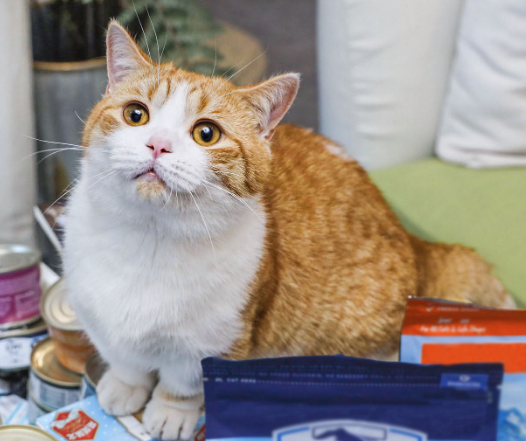
//> input picture pictures/zhupi.png, 526 x 441 px
$ ./main   (built with g++ and OpenCV 4)
//> lines starting //> are read from the running program, lines starting //| are printed output that depends on the picture; after the words box and inside, x2 and y2 are one past the last pixel; in counts of white or black regions, pixels touching at a corner belong together
/**
 * @brief: 漫水填充算法
 * @author： liujin
 * @date: 2019/5/11
*/

/**头文件*/
#include <opencv2/opencv.hpp>
#include <opencv2/imgproc/imgproc.hpp>
#include <iostream>

using namespace cv;
using namespace std;

/**全局变量*/
Mat srcImage, grayImage, houghImage;
//各种参数
vector<int> HoughParams = {20, 80, 12, 10, 20};//mindist,canny高阈值,累加器阈值,圆半径最小,最大

/**函数声明*/


/**主程序*/
int main() {
    /// 读入源图片
    srcImage = imread("../../pictures/zhupi.png");
//> srcImage is the input picture: 441 rows x 526 cols, CV_8UC3; mean B, G, R 134.6, 141.4, 152
    if (!srcImage.data) {
        printf("读入文件错误！\n");
        return 1;
    }
    printf("按下q或者esc退出程序,by 刘琎\n");
    imshow("原始图",srcImage);

    Rect ccomp;
    floodFill(srcImage, Point(400,50), Scalar(155, 255,55), &ccomp, Scalar(30, 30, 30),Scalar(30, 30, 30),FLOODFILL_FIXED_RANGE);
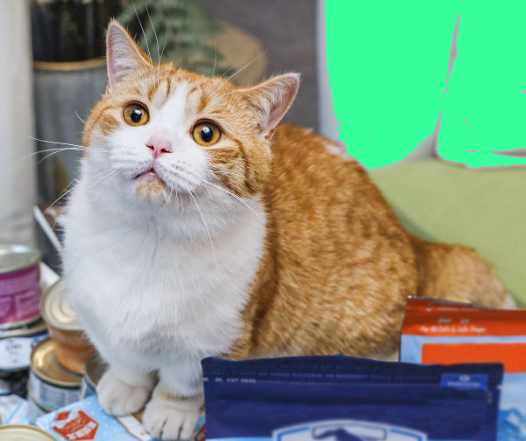
//> srcImage: 441 rows x 526 cols, CV_8UC3; 13.04% of pixels changed, all inside (x1, y1, x2, y2) = (324, 0, 526, 169)
//> ccomp = Rect(324, 0, 202, 169)

    imshow("最小输出矩形",srcImage(ccomp));
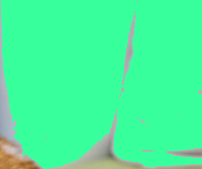
//> window '最小输出矩形': 169 rows x 202 cols, CV_8UC3; mean B, G, R 154.6, 244.9, 68.2
    imshow("效果图",srcImage);
    //cout<<format(roi,4)<<endl;

    /// 检测按键q或esc退出
    while (true) {
        int c = waitKey(0);
//> the 'q' key is pressed
        //按下键盘按键Q或者ESC，程序退出
        if ((char) c == 'q' || (char) c == 27)
            break;
    }

    return 0;
}
